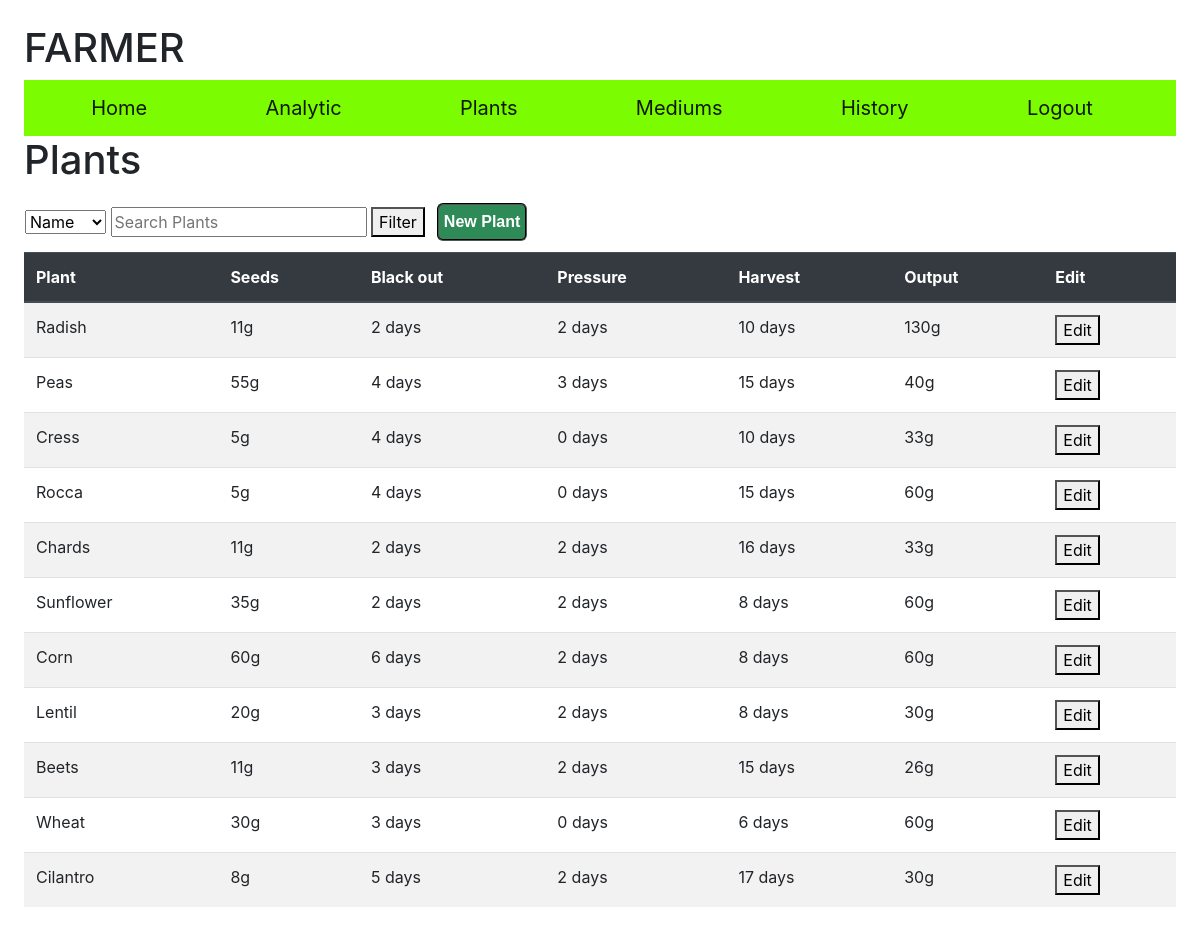
The app's page /plants (signed in), older data.
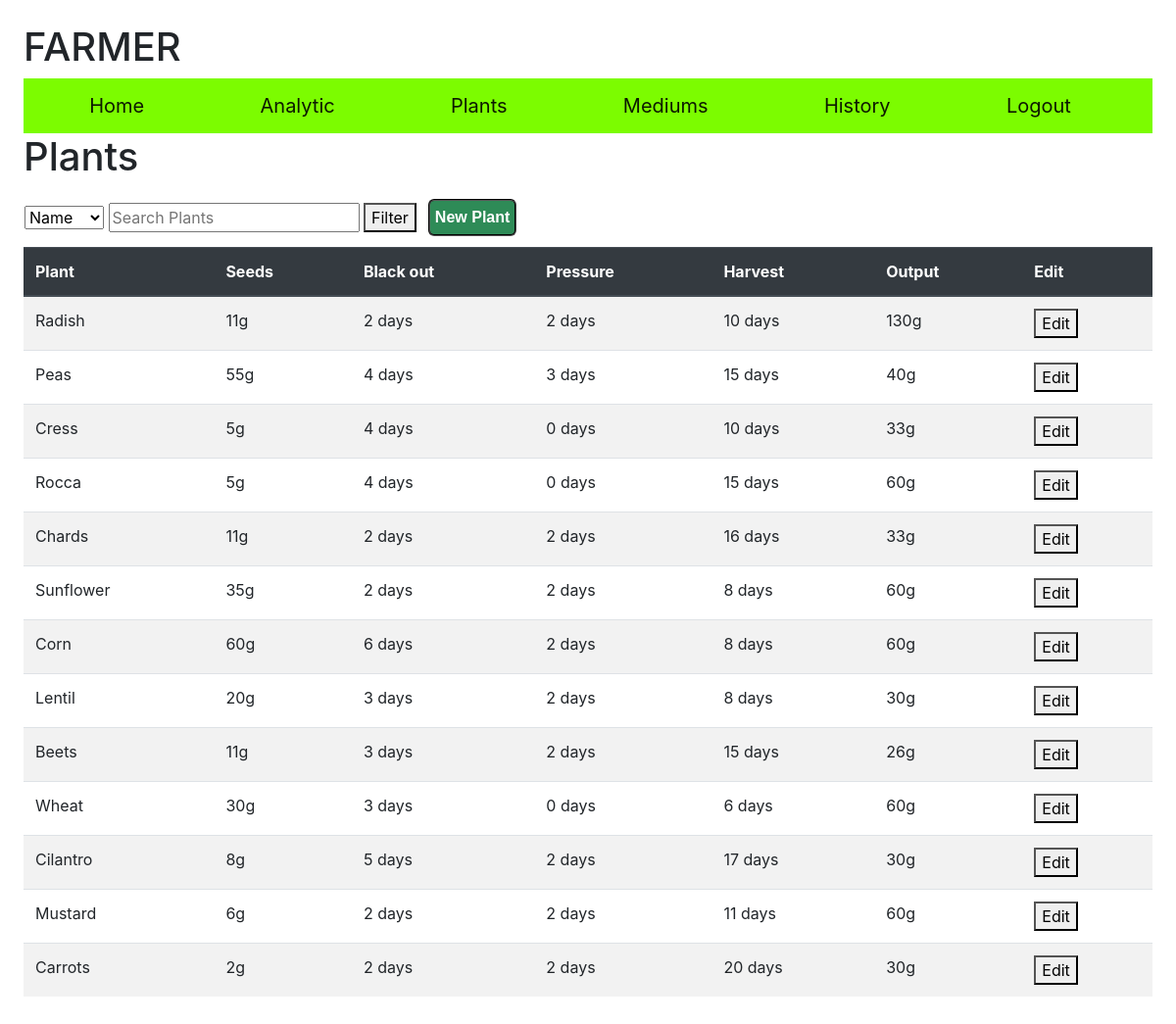
The same page, newer data.
### farmer/models.py (models this page shows, shortened)
class Plant(models.Model):
    name = models.CharField(max_length=255)
    seeds = models.IntegerField()
    pressure = models.IntegerField()
    blackout = models.IntegerField()
    harvest = models.IntegerField()
    output = models.IntegerField()

### farmer/views.py (the view, shortened to what this page needs)
# urls.py: path("plants", views.plants, name="plants"),
@login_required
def plants(request):
    plantslist = Plant.objects.all()
    return render(request, "farmer/plants.html", {"form": Newplant(), "plants": plantslist})

### farmer/forms.py
class Newplant(forms.Form):
    name = forms.CharField(widget=forms.TextInput(attrs={'class':'toset', 'placeholder':'Plant Name'}),label=(''))
    seeds = forms.IntegerField(widget=forms.NumberInput(attrs={'class':'toset', 'placeholder':'seeds weight'}),label=(''))
    pressure = forms.IntegerField(widget=forms.NumberInput(attrs={'class':'toset', 'placeholder':'days of Presssure'}),label=(''))
    blackout = forms.IntegerField(widget=forms.NumberInput(attrs={'class':'toset', 'placeholder':'days of blackout'}),label=(''))
    harvest = forms.IntegerField(widget=forms.NumberInput(attrs={'class':'toset', 'placeholder':'time to harvest'}),label=(''))
    output = forms.IntegerField(widget=forms.NumberInput(attrs={'class':'toset', 'placeholder':'Harvest output'}),label=(''))

### farmer/templates/farmer/plants.html (shortened to what this page needs)
{% extends "farmer/layout.html" %}
{% block body %}
<h1>Plants</h1>
<table class="filter">
    <tr>
        <td>
            <form action="/filter" method="POST">
                <select name="filter">
                <option value="name">Name</option>
                </select>
                <input name="search" type="text" placeholder="Search Plants">
                <button type="submit">Filter</button>
            </form>
        </td>
        <td>
            <button id="myBtn" class="subbtn">New Plant</button>
        </td>
    </tr>
</table>
<table id="planttable" class="table table-striped">
    <thead class="thead-dark">
        <tr>
            <th scope="col">Plant</th>
            <th scope="col">Seeds</th>
            <th class="mobile_hide" scope="col">Black out</th>
            <th class="mobile_hide" scope="col">Pressure</th>
            <th scope="col">Harvest</th>
            <th scope="col">Output</th>
            <th scope="col">Edit</th>
        </tr>
    </thead>
    <tbody>
        {% for i in plants %}
        <tr>
            <td class="name" style="text-transform:capitalize;">{{i.name}}</td>
            <td  class="seeds" value="{{i.seeds}}" >{{i.seeds}}g</td>
            <td  class="blackout mobile_hide" value="{{i.blackout}}">{{i.blackout}} days</td>
            <td class="pressure mobile_hide" value="{{i.pressure}}">{{i.pressure}} days</td>
            <td class="harvest" value="{{i.harvest}}">{{i.harvest}} days</td>
            <td class="output" value="{{i.output}}">{{i.output}}g</td>
            <td>
                <button class="editplant" value="{{i.id}}" >Edit</button>
            </td>
        </tr>
        {% endfor %}
    </tbody>
</table>
{% endblock %}

### farmer/templates/farmer/layout.html (shortened to what this page needs)
{% load static %}
<!DOCTYPE html>
<html lang="en">
    <head:>
        <link href="https://maxcdn.bootstrapcdn.com/bootstrap/4.1.3/css/bootstrap.min.css" rel="stylesheet">
        <link rel="stylesheet" href="https://stackpath.bootstrapcdn.com/bootstrap/4.4.1/css/bootstrap.min.css">
        <link href="{% static 'farmer/style.css' %}" rel="stylesheet">
    </head>
    <body>
        <h1>{% block headtitle %}<span class="title">FARMER</span>{% endblock %}</h1>
        <nav class="navbar navbar-light" style="background-color: lawngreen;">
        {% if user.is_authenticated %}
                <a class="navbar-brand flex-sm-fill text-sm-center" href="/">Home</a>
                <a class="navbar-brand flex-sm-fill text-sm-center" href="analytics">Analytic</a>
                <a class="navbar-brand flex-sm-fill text-sm-center" href="plants">Plants</a>
                <a class="navbar-brand flex-sm-fill text-sm-center" href="medium">Mediums</a>
                <a class="navbar-brand flex-sm-fill text-sm-center" href="history">History</a>
                <a class="navbar-brand flex-sm-fill text-sm-center" href="logout">Logout</a>
        {% else %}
            <a class="navbar-brand flex-sm-fill text-sm-center" href="login">Login</a>
            <a class="navbar-brand flex-sm-fill text-sm-center" href="register">Register</a>
        {% endif %}
        </nav>
            {% block body %} {% endblock %}
    </body>
</html>

### farmer/static/farmer/style.css (style rules this page uses)
body { padding: 2%; }
.subbtn { margin: 10px; background-color: seagreen; color: white; font-weight: bold; font-family: sans-serif; padding: 5px; border-radius: 6px; border-style: groove; }

Row changes from the older to the newer data that the page shows:
added Plant: name "Mustard", seeds "6", blackout "2", pressure "2", harvest "11", output "60", {{ i.id }} 73 (drawn)
added Plant: name "Carrots", seeds "2", blackout "2", pressure "2", harvest "20", output "30", {{ i.id }} 74 (drawn)
